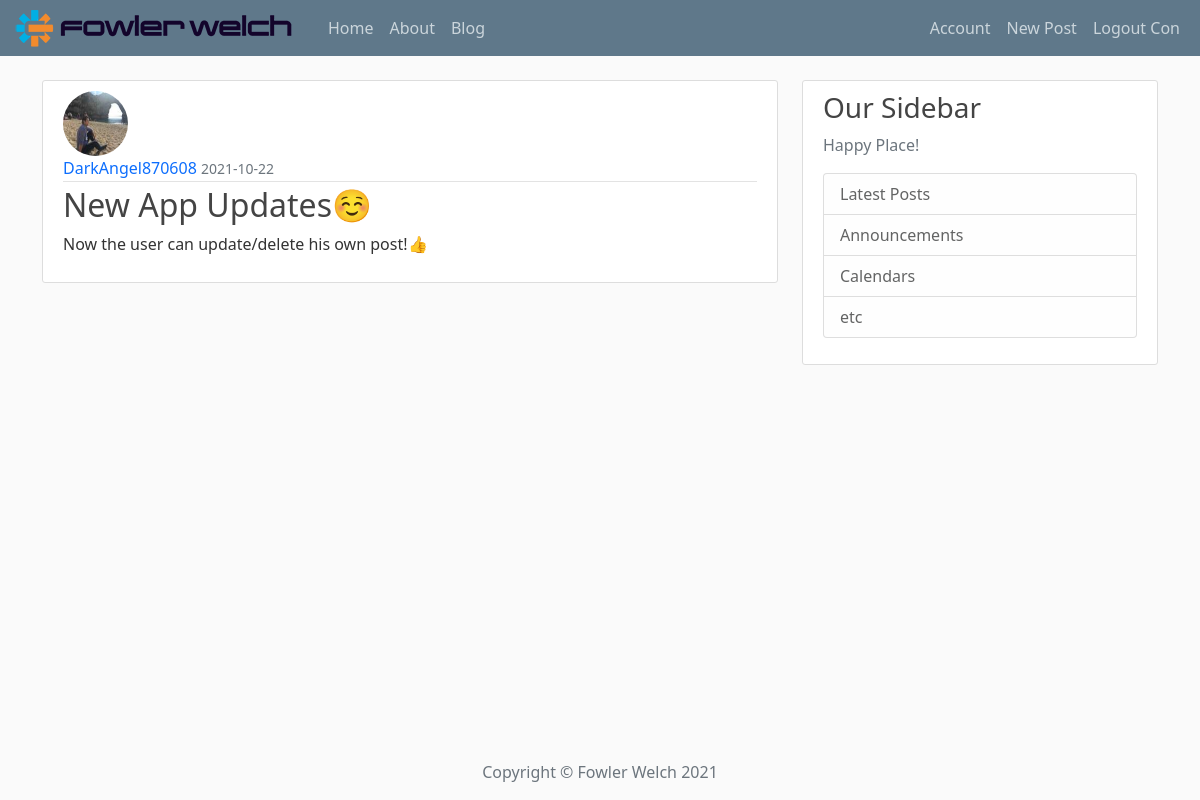
The app's page /post/1 (signed in) with its own data.
### app/models.py (models this page shows, shortened)
class User(db.Model, UserMixin):
    id = db.Column(db.Integer, primary_key=True)
    username = db.Column(db.String(20), unique=True, nullable=False)
    email = db.Column(db.String(120), unique=True, nullable=False)
    image_file = db.Column(db.String(20), nullable=False, default='default.jpeg')
    password = db.Column(db.String(60), nullable=False)
    posts = db.relationship('Post', backref='author', lazy=True)

class Post(db.Model):
    id = db.Column(db.Integer, primary_key=True)
    title = db.Column(db.String(100), nullable=False)
    date_posted = db.Column(db.DateTime, nullable=False, default=datetime.utcnow)
    content = db.Column(db.Text, nullable=False)
    user_id = db.Column(db.Integer, db.ForeignKey('user.id'), nullable=False)

### app/routes.py (the view)
@app.route('/post/<int:post_id>')
def post(post_id):
    post = Post.query.get_or_404(post_id)
    return render_template('post.html', title=post.title, post=post)

### app/models.py (called while the page is built)
@login_manager.user_loader
def load_user(user_id):
    return User.query.get(int(user_id))

### app/templates/post.html (shortened to what this page needs)
{% extends 'client_template/base.html' %}
{% block content %}
        <article class="media content-section">
            <img class="rounded-circle article-img" src="{{ url_for('static',
                 filename='images/' + post.author.image_file) }}" alt="">
            <div class="media-body">
                <div class="article-metadata">
                    <a class="mr-2" href="{{ url_for('user_posts', username=post.author.username) }}">{{ post.author.username }}</a>
                    <small class="text-muted">{{ post.date_posted.strftime('%Y-%m-%d') }}</small>
                </div>
                <h2 class="article-title">{{ post.title }}</h2>
                <p class="article-content">{{ post.content }}</p>
            </div>
        </article>
{% endblock content %}

### app/templates/client_template/navbar.html (shortened to what this page needs)
<header class="site-header">
  <nav class="navbar navbar-expand-lg navbar-dark bg-steel fixed-top">
    <div class="container-fluid">
      <a class="navbar-brand mr-2 py-lg-0" href="/">
          <img class="img-fluid me-2" src="{{ url_for('static', filename='images/logos_FW.jpeg') }}" alt="">
      </a>
      <div class="collapse navbar-collapse" id="navbarSupportedContent">
        <div class="navbar-nav">
          <li class="nav-item">
              <a class="nav-link" href="{{ url_for('home') }}">Home</a>
          </li>
          <li class="nav-item">
              <a class="nav-link" href="{{ url_for('about') }}">About</a>
          </li>
          <li class="nav-item">
              <a class="nav-link" href="{{ url_for('blog') }}">Blog</a>
          </li>
        </div>
        <div class="navbar-nav  ms-auto">
            {% if current_user.is_authenticated %}
                <li class="nav-item">
                   <a class="nav-link" href="{{ url_for('account') }}">Account</a>
                </li>
                 <li class="nav-item">
                   <a class="nav-link" href="{{ url_for('new_post') }}">New Post</a>
                </li>
                <a class="nav-item nav-link" href="{{ url_for('logout') }}">Logout {{ current_user.username }}</a>
            {% else %}
                <a class="nav-item nav-link" href="{{ url_for('login') }}">Login</a>
                <a class="nav-item nav-link" href="{{ url_for('register') }}">Register</a>
            {% endif %}
        </div>
      </div>
    </div>
  </nav>
</header>

### app/static/css/main.css (style rules this page uses)
body { background: #fafafa; color: #333333; margin-top: 5rem; }
h1, h2, h3, h4, h5, h6 { color: #444444; }
.bg-steel { background-color: #5f788a; }
.site-header .navbar-nav .nav-link { color: #cbd5db; }
.content-section { background: #ffffff; padding: 10px 20px; border: 1px solid #dddddd; border-radius: 3px; margin-bottom: 20px; }
.article-title { color: #444444; }
a { text-decoration: none; }
.article-content { white-space: pre-line; }
.article-img { height: 65px; width: 65px; margin-right: 16px; }
.article-metadata { padding-bottom: 1px; margin-bottom: 4px; border-bottom: 1px solid #e3e3e3 }

### records on screen
User: username "Con"
User: image_file (picture), author.username "DarkAngel870608"
Post: date_posted "2021-10-22", title "New App Updates☺️", content "Now the user can update/delete his own post!👍"

### other values on screen
{{ moment().format('YYYY') }} "2021"
